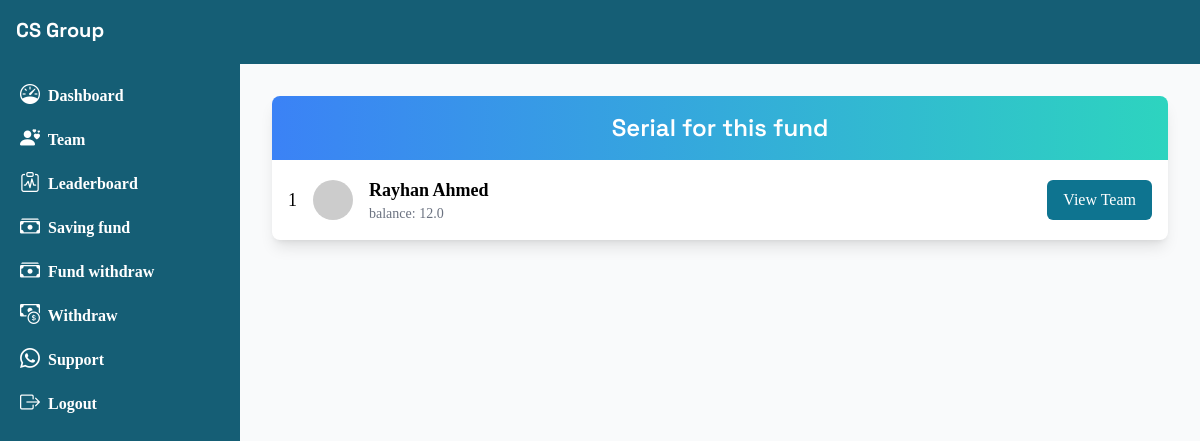
The page /check-serial/4 on the database as committed earlier.
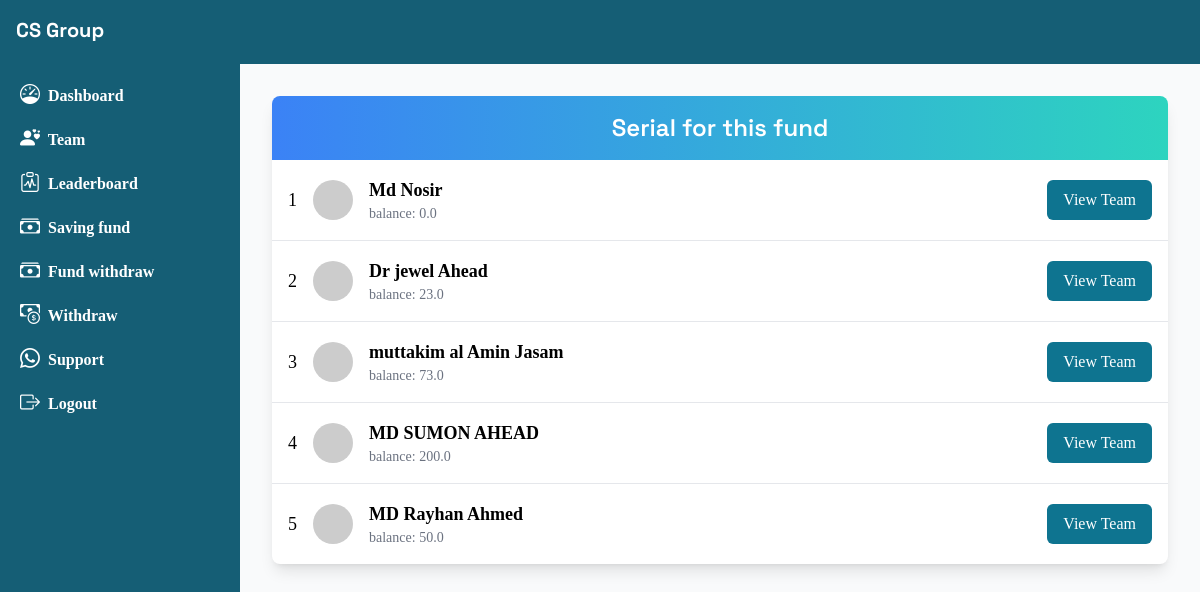
The same page on the database as committed later.
### base/models.py (models this page shows, shortened)
class Funded(models.Model):
    profle = models.ForeignKey(Profile, on_delete=models.CASCADE, related_name='funding')
    package = models.ForeignKey(FundPackage, on_delete=models.CASCADE, related_name='pack')
    balance = models.IntegerField(default=00)
    is_rewarded = models.BooleanField(default=False)
    def __str__(self):
        return f'funding by {str(self.profle.name)} on {str(self.package.name)}'

class Profile(models.Model):
    user = models.ForeignKey(User, on_delete=models.CASCADE)
    name = models.CharField(max_length=200)
    title = models.CharField(max_length=200, null=True, blank=True)
    number = models.CharField(max_length=50)
    balance = models.FloatField(default=00)
    shopping_balance = models.IntegerField(default=0)
    refer_link = models.CharField(max_length=100)
    is_verified = models.BooleanField(default=False)
    reset_code = models.CharField(max_length=100, null=True, blank=True)
    referred_by = models.ForeignKey(User, related_name='teams', null=True, blank=True, on_delete=models.CASCADE)

### base/views.py (the view)
# urls.py: path('check-serial/<int:id>', check_serial)
def check_serial(request, id):
    pack =FundPackage.objects.get(id=id)
    fund_users =Funded.objects.filter(
        is_rewarded=False,
        package = pack)
    print("funded users data here we go", fund_users)
    context = {'fund_users' : fund_users}
    return render(request, 'serial.html', context)

### templates/serial.html
{% extends 'dash.html' %}
{% block body %}
  <div class="container mx-auto p-6">
        <div class="bg-white shadow-lg rounded-lg overflow-hidden">
            <div class="bg-gradient-to-r from-blue-500 to-teal-400 text-white text-center py-4 text-2xl font-semibold">
                Serial for this fund
            </div>
            <ul class="divide-y divide-gray-200">
                {% for i in fund_users %}
                <li class="flex items-center justify-between p-4">
                    <div class="flex items-center space-x-4">
                        <span class="text-lg font-medium">{{ forloop.counter }}</span>
                        <img class="w-10 h-10 rounded-full" src="https://api.dicebear.com/8.x/big-smile/svg?seed={{i.profle.name}}" alt="User Avatar">
                        <div>
                            <p class="text-lg font-semibold">{{i.profle.name}}</p>
                            <p class="text-sm text-gray-500">balance: {{i.profle.balance}}</p>
                        </div>
                    </div>
                    <div>
                        <a href="/teams/{{i.profle.user.username}}">
                        <button class="bg-cyan-700 text-white px-4 py-2 rounded-md hover:bg-blue-600">View Team</button>
                        </a>
                    </div>
                </li>
                {% endfor %}
            </ul>
        </div>
    </div>
    {% endblock %}

Rows that differ between the two databases and show on the page:
no longer on this page (row edited): Funded: profle.name "Rayhan Ahmed", profle.balance "12.0"
added Funded: profle.name "Md Nosir", profle.balance "0.0"
added Funded: profle.name "Dr jewel Ahead", profle.balance "23.0"
added Funded: profle.name "muttakim al Amin Jasam", profle.balance "73.0"
added Funded: profle.name "MD SUMON AHEAD", profle.balance "200.0"
added Funded: profle.name "MD Rayhan Ahmed", profle.balance "50.0"
